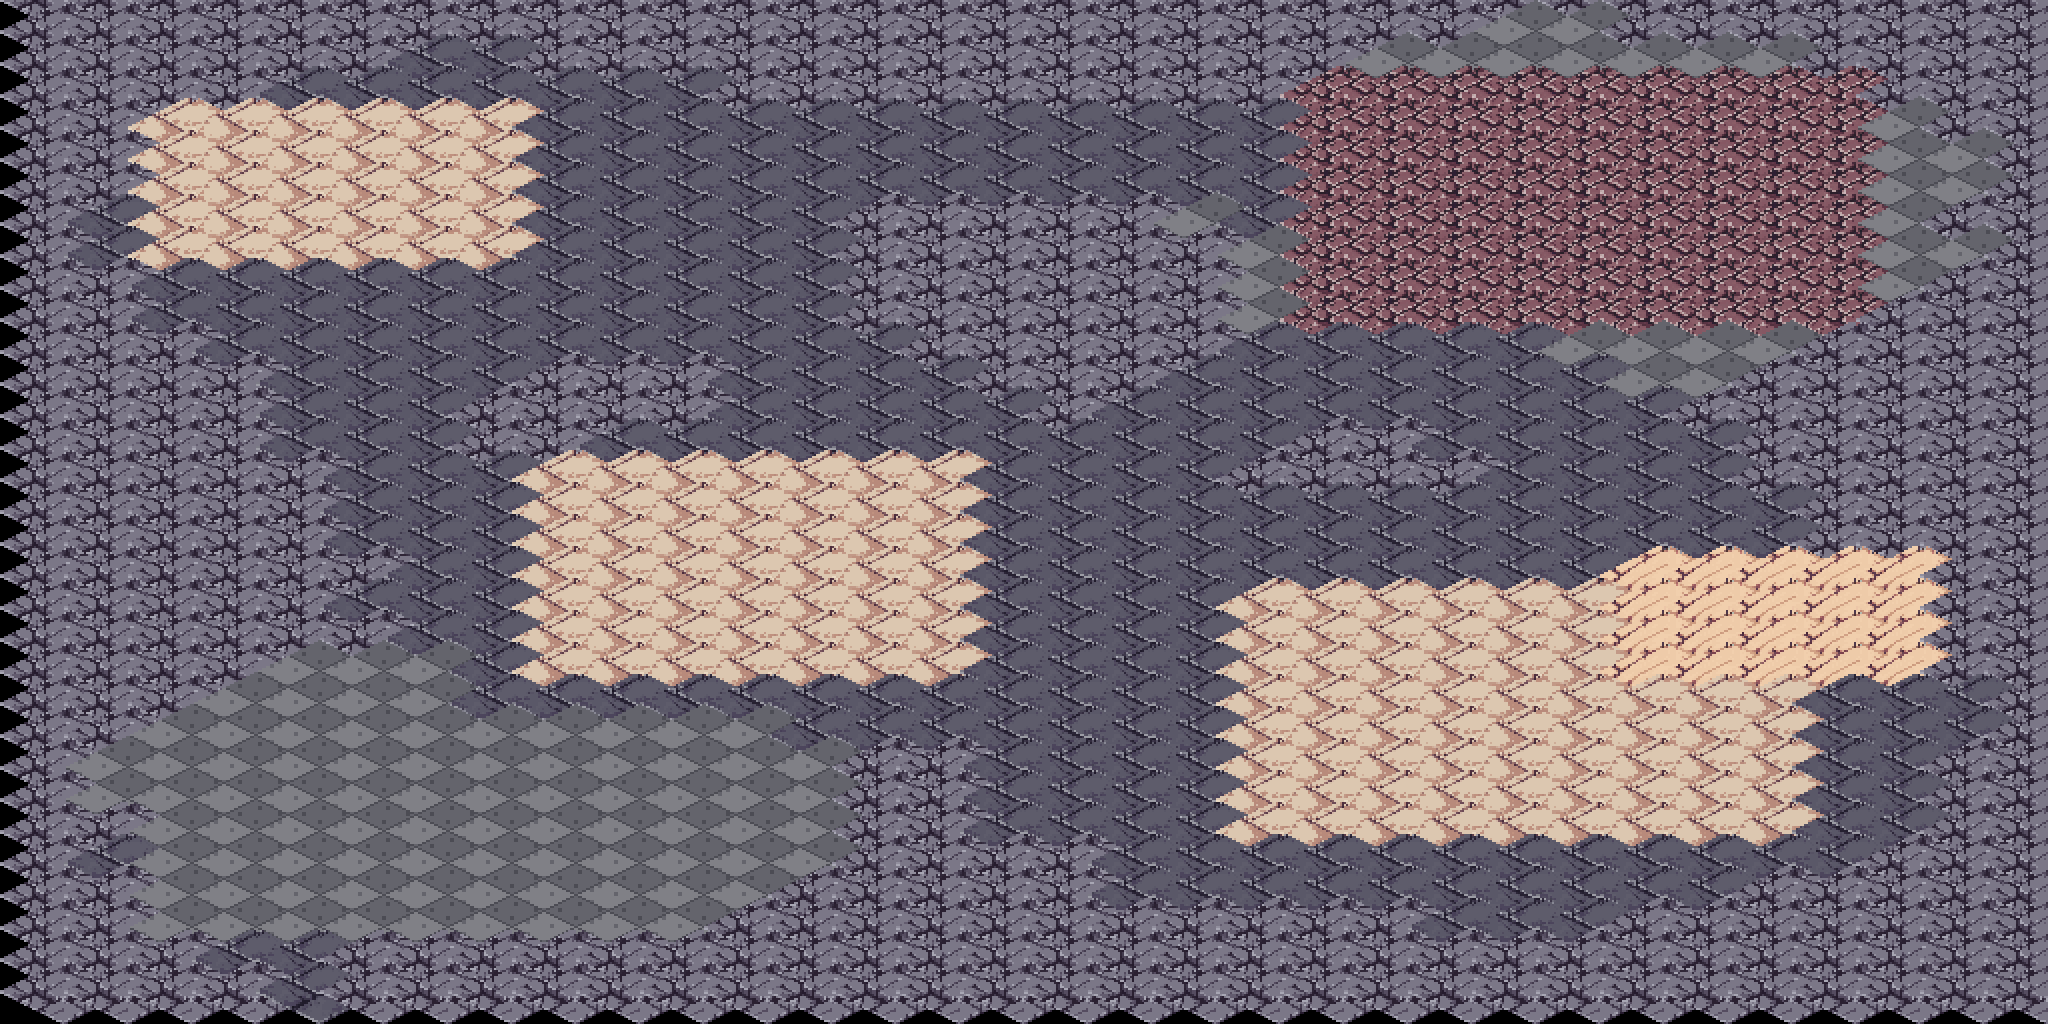

A 2D game scene composited from a Tiled map and its tileset images. What follows is a short description and the map's XML, with every tile layer's data as written:
An orthogonal 32x32 tile map with 64x32 px tiles, 1 tile layer (suelo).

<map version="1.10" orientation="orthogonal" renderorder="right-down" width="32" height="32" tilewidth="64" tileheight="32" infinite="0" nextlayerid="2" nextobjectid="1">
 <tileset firstgid="1" name="terreno_mundo" tilewidth="128" tileheight="64" tile_count="203" columns="8">
  <image source="../textures/../textures/terreno_mundo.png" width="1024" height="1664" />
  <tile id="6">
   <properties>
    <property name="collision" type="bool" value="true" />
   </properties>
  </tile>
 </tileset>
 <layer id="1" name="suelo" width="32" height="32">
  <data encoding="csv">
7,7,7,7,7,7,7,7,7,7,7,7,7,7,7,7,7,7,7,7,7,7,7,7,7,7,7,7,7,7,7,7,
7,7,7,7,7,7,7,7,7,7,7,7,7,7,7,7,7,7,7,7,7,7,7,163,163,7,7,7,7,7,7,7,
7,7,7,7,7,7,39,39,7,7,7,7,7,7,7,7,7,7,7,7,7,163,163,163,163,163,163,163,7,7,7,7,
7,7,7,7,39,39,39,39,39,39,39,7,7,7,7,7,7,7,7,7,16,16,16,16,16,16,16,16,16,7,7,7,
7,7,38,38,38,38,38,38,39,39,39,39,39,39,39,39,39,39,39,39,16,16,16,16,16,16,16,16,16,163,7,7,
7,7,38,38,38,38,38,38,39,39,39,39,39,39,39,39,39,39,39,39,16,16,16,16,16,16,16,16,16,163,163,7,
7,7,38,38,38,38,38,38,39,39,39,39,39,39,39,39,39,39,39,39,16,16,16,16,16,16,16,16,16,163,163,7,
7,39,38,38,38,38,38,38,39,39,39,39,39,7,7,7,7,7,163,39,16,16,16,16,16,16,16,16,16,163,7,7,
7,39,38,38,38,38,38,38,39,39,39,39,39,7,7,7,7,7,7,163,16,16,16,16,16,16,16,16,16,163,163,7,
7,7,39,39,39,39,39,39,39,39,39,39,39,7,7,7,7,7,7,163,16,16,16,16,16,16,16,16,16,163,7,7,
7,7,39,39,39,39,39,39,39,39,39,39,39,7,7,7,7,7,7,163,16,16,16,16,16,16,16,16,16,7,7,7,
7,7,7,39,39,39,39,39,39,39,39,39,39,39,7,7,7,7,7,39,39,39,39,39,163,163,163,163,7,7,7,7,
7,7,7,7,39,39,39,39,7,7,7,39,39,39,39,7,7,7,39,39,39,39,39,39,39,163,163,7,7,7,7,7,
7,7,7,7,39,39,39,7,7,7,7,39,39,39,39,39,7,39,39,39,39,39,39,39,39,39,7,7,7,7,7,7,
7,7,7,7,39,39,39,7,7,39,39,39,39,39,39,39,39,39,39,39,7,7,39,39,39,39,39,7,7,7,7,7,
7,7,7,7,7,39,39,39,38,38,38,38,38,38,38,39,39,39,39,7,7,7,7,39,39,39,39,7,7,7,7,7,
7,7,7,7,7,39,39,39,38,38,38,38,38,38,38,39,39,39,39,39,39,39,39,39,39,39,39,39,7,7,7,7,
7,7,7,7,7,39,39,39,38,38,38,38,38,38,38,39,39,39,39,39,39,39,39,39,39,39,39,39,7,7,7,7,
7,7,7,7,7,7,39,39,38,38,38,38,38,38,38,39,39,39,39,39,39,39,39,39,39,13,13,13,13,13,7,7,
7,7,7,7,7,39,39,39,38,38,38,38,38,38,38,39,39,39,39,38,38,38,38,38,38,13,13,13,13,13,7,7,
7,7,7,7,7,7,39,39,38,38,38,38,38,38,38,39,39,39,39,38,38,38,38,38,38,13,13,13,13,13,7,7,
7,7,7,7,163,163,163,39,38,38,38,38,38,38,38,39,39,39,39,38,38,38,38,38,38,13,13,13,13,13,7,7,
7,7,7,163,163,163,163,39,39,39,39,39,39,39,39,39,39,39,39,38,38,38,38,38,38,38,38,38,39,39,39,7,
7,7,163,163,163,163,163,163,163,163,163,163,39,39,39,39,39,39,39,38,38,38,38,38,38,38,38,38,39,39,39,7,
7,163,163,163,163,163,163,163,163,163,163,163,163,7,7,39,39,39,39,38,38,38,38,38,38,38,38,38,39,39,7,7,
7,163,163,163,163,163,163,163,163,163,163,163,163,7,7,39,39,39,39,38,38,38,38,38,38,38,38,38,39,39,7,7,
7,7,163,163,163,163,163,163,163,163,163,163,163,7,7,39,39,39,39,38,38,38,38,38,38,38,38,38,39,39,7,7,
7,39,163,163,163,163,163,163,163,163,163,163,163,7,7,7,7,39,39,39,39,39,39,39,39,39,39,39,39,7,7,7,
7,7,163,163,163,163,163,163,163,163,163,163,7,7,7,7,7,39,39,39,39,39,39,39,39,39,39,7,7,7,7,7,
7,7,163,163,163,163,163,163,163,163,163,7,7,7,7,7,7,7,7,7,7,7,39,39,39,7,7,7,7,7,7,7,
7,7,7,39,39,7,7,7,7,7,7,7,7,7,7,7,7,7,7,7,7,7,7,7,7,7,7,7,7,7,7,7,
7,7,7,7,39,7,7,7,7,7,7,7,7,7,7,7,7,7,7,7,7,7,7,7,7,7,7,7,7,7,7,7
</data>
 </layer>
</map>
